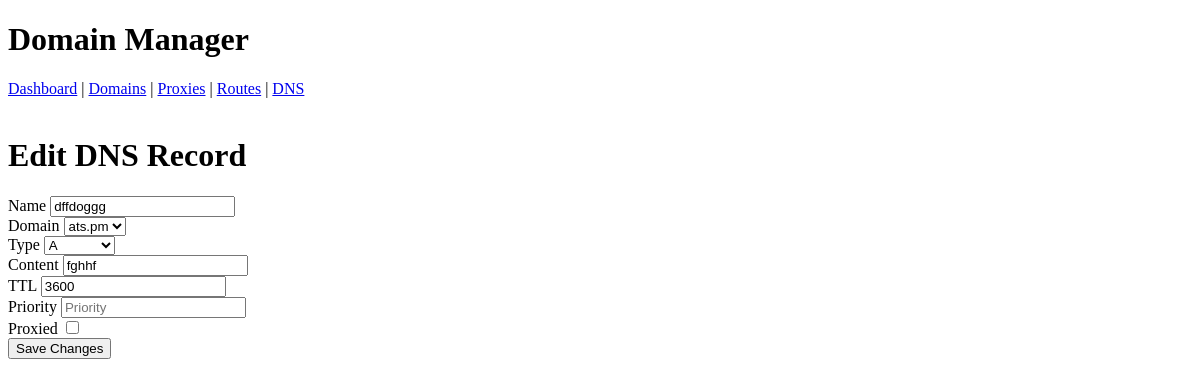
The app's page /dns/edit/2 with its own data.
### app/persistence/models.py (models this page shows)
class DnsRecord(Base):
    __tablename__ = "dns_records"
    id: Mapped[int] = mapped_column(primary_key=True)
    domain_id: Mapped[int] = mapped_column(ForeignKey("domains.id"))
    name: Mapped[str] = mapped_column(String(255))      # relative: "@", "api", "foo.bar"
    type: Mapped[DnsType] = mapped_column(Enum(DnsType))
    content: Mapped[str] = mapped_column(String(1024))  # IP, target FQDN, or SRV JSON
    ttl: Mapped[int | None] = mapped_column(Integer)    # seconds
    priority: Mapped[int | None] = mapped_column(Integer)
    proxied: Mapped[bool | None] = mapped_column(Boolean)
    managed_by: Mapped[ManagedBy] = mapped_column(Enum(ManagedBy), default=ManagedBy.USER)
    meta: Mapped[dict | None] = mapped_column(JSON)
    __table_args__ = (UniqueConstraint("domain_id", "name", "type", name="uq_dns_key"),)
    domain: Mapped[Domain] = relationship(backref="dns_records", lazy="joined")

class Domain(Base):
    __tablename__ = "domains"
    id: Mapped[int] = mapped_column(primary_key=True)
    name: Mapped[str] = mapped_column(String(255), unique=True)
    zone_id: Mapped[str | None] = mapped_column(String(128))
    auto_wildcard: Mapped[bool] = mapped_column(Boolean, default=True)
    use_for_direct_prefix: Mapped[bool] = mapped_column(Boolean, default=False)

### app/web/views.py (the view)
@router.get("/dns/edit/{record_id}", response_class=HTMLResponse)
async def get_edit_dns_record(request: Request, record_id: int, db: Session = Depends(get_db)):
    dns_record = repos.DnsRecordRepo(db).get(record_id)
    if not dns_record:
        flash(request, "DNS record not found", category="error")
        return RedirectResponse(url="/dns", status_code=303)
    domains = repos.DomainRepo(db).list_all()
    return templates.TemplateResponse("dns.edit.jinja2", {"request": request, "dns_record": dns_record, "domains": domains})

### app/web/templates/dns.edit.jinja2 (shortened to what this page needs)
{% extends "_layout.jinja2" %}
{% block content %}
<h1>Edit DNS Record</h1>
<form method="POST" action="{{ url_for('edit_dns_record', record_id=dns_record.id) }}">
    <label for="name">Name</label>
    <input type="text" name="name" placeholder="Name" value="{{ dns_record.name }}" required><br>
    <label for="domain_id">Domain</label>
    <select name="domain_id" required>
        {% for domain in domains %}
        <option value="{{ domain.id }}" {% if domain.id == dns_record.domain_id %}selected{% endif %}>{{ domain.name }}</option>
        {% endfor %}
    </select><br>
    <label for="type">Type</label>
    <select name="type" required>
        <option value="A" {% if dns_record.type == "A" %}selected{% endif %}>A</option>
    </select><br>
    <label for="content">Content</label>
    <input type="text" name="content" placeholder="Content" value="{{ dns_record.content }}" required><br>
    <label for="ttl">TTL</label>
    <input type="number" name="ttl" placeholder="TTL" value="{{ dns_record.ttl }}" required><br>
    <label for="priority">Priority</label>
    <input type="number" name="priority" placeholder="Priority" value="{{ dns_record.priority }}"><br>
    <label for="proxied">Proxied</label>
    <input type="checkbox" name="proxied" {% if dns_record.proxied %}checked{% endif %}><br>
    <button type="submit">Save Changes</button>
</form>
{% endblock %}

### records on screen
DnsRecord: name "dffdoggg", domain_id "ats.pm", type "A", content "fghhf", ttl "3600"
